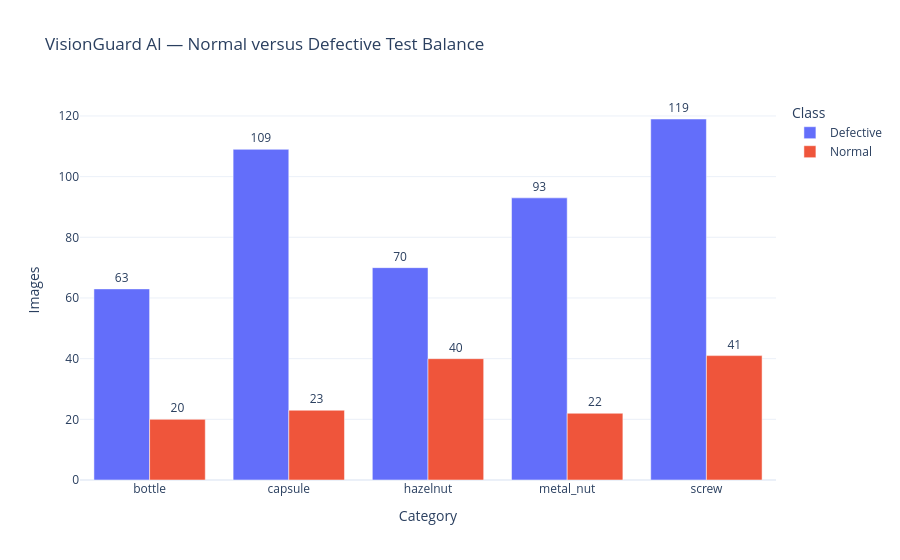

Source (notebook cell):
### Markdown cell above
### Plot normal versus defective test balance

### Code cell
fig = px.bar(
    test_balance_df,
    x="Category",
    y="Images",
    color="Class",
    barmode="group",
    text="Images",
    title="VisionGuard AI — Normal versus Defective Test Balance",
    template="plotly_white",
)
fig.update_traces(textposition="outside")
save_plotly_figure(fig, "VisionGuard AI — Normal versus Defective Test Balance")
fig.show()

### Figure 1 — Plotly figure (JSON) as saved in the notebook; plotly's stock layout.template omitted (floating-point values rounded to 4 significant figures)
{"data": [{"alignmentgroup": "True", "hovertemplate": "Class=Defective<br>Category=%{x}<br>Images=%{text}<extra></extra>", "legendgroup": "Defective", "marker": {"color": "#636efa", "pattern": {"shape": ""}}, "name": "Defective", "offsetgroup": "Defective", "orientation": "v", "showlegend": true, "text": [63.0, 109.0, 70.0, 93.0, 119.0], "textposition": "outside", "type": "bar", "x": ["bottle", "capsule", "hazelnut", "metal_nut", "screw"], "xaxis": "x", "y": [63, 109, 70, 93, 119], "yaxis": "y"}, {"alignmentgroup": "True", "hovertemplate": "Class=Normal<br>Category=%{x}<br>Images=%{text}<extra></extra>", "legendgroup": "Normal", "marker": {"color": "#EF553B", "pattern": {"shape": ""}}, "name": "Normal", "offsetgroup": "Normal", "orientation": "v", "showlegend": true, "text": [20.0, 23.0, 40.0, 22.0, 41.0], "textposition": "outside", "type": "bar", "x": ["bottle", "capsule", "hazelnut", "metal_nut", "screw"], "xaxis": "x", "y": [20, 23, 40, 22, 41], "yaxis": "y"}], "layout": {"barmode": "group", "legend": {"title": {"text": "Class"}, "tracegroupgap": 0}, "title": {"text": "VisionGuard AI — Normal versus Defective Test Balance"}, "xaxis": {"anchor": "y", "domain": [0, 1], "title": {"text": "Category"}}, "yaxis": {"anchor": "x", "domain": [0, 1], "title": {"text": "Images"}}}}
